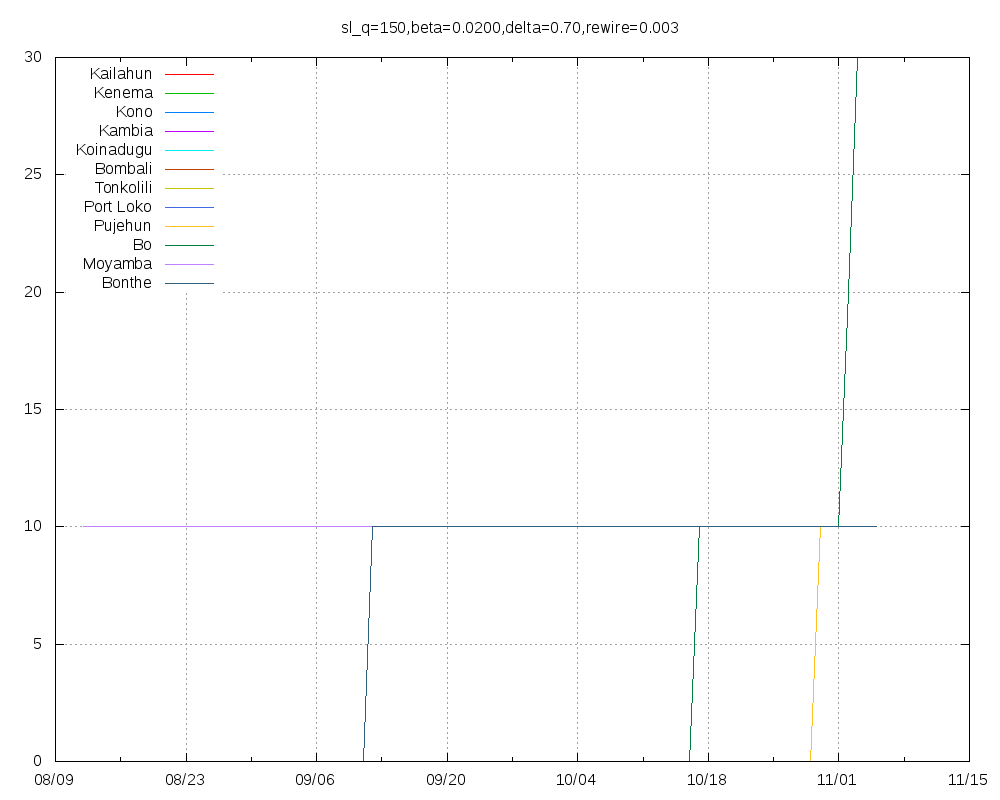

Write the gnuplot code that produced this figure.
set title "sl_q=150,beta=0.0200,delta=0.70,rewire=0.003"
set key top left
set grid
set xdata time
set timefmt "%Y-%m-%d"
set terminal png size 1000,800
set output "sl_q=150,beta=0.0200,delta=0.70,rewire=0.003.png"
plot "Kailahun.tab" using 1:2 title "Kailahun" with lines,"Kenema.tab" using 1:2 title "Kenema" with lines,"Kono.tab" using 1:2 title "Kono" with lines,"Kambia.tab" using 1:2 title "Kambia" with lines,"Koinadugu.tab" using 1:2 title "Koinadugu" with lines,"Bombali.tab" using 1:2 title "Bombali" with lines,"Tonkolili.tab" using 1:2 title "Tonkolili" with lines,"Port_Loko.tab" using 1:2 title "Port Loko" with lines,"Pujehun.tab" using 1:2 title "Pujehun" with lines,"Bo.tab" using 1:2 title "Bo" with lines,"Moyamba.tab" using 1:2 title "Moyamba" with lines,"Bonthe.tab" using 1:2 title "Bonthe" with lines
